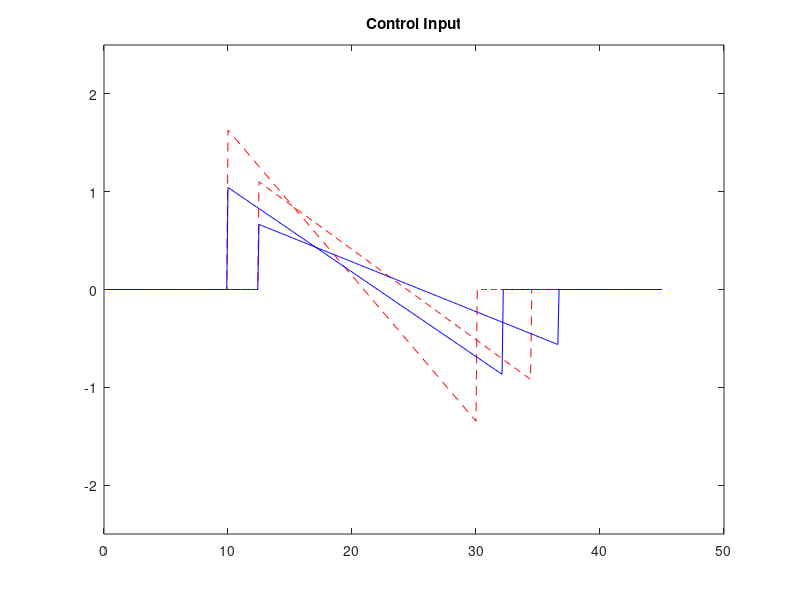

Source code (MATLAB):
clear

L = 400;
S = 30;
v0 = 13.4;
delta = 3;
t0 = [10 10 12.5 12.5];
n = length(t0);

tf = zeros(n,1);
% tf(1) = t0(1)+(L+S)/v0;
tf(1) = t0(1)+22;

for i = 2:4
    tf(i) = tf(i-1) + S/v0;
end

%%

pf = L+S;
vf = v0;
q_0 = zeros(4,4);
q_0(:,1) = [-t0(1)*v0 13.4 pf vf]';
q_0(:,2) = [-t0(2)*v0 13.4 pf vf]';
q_0(:,3) = [-t0(3)*13.4 13.4 pf vf]';
q_0(:,4) = [-t0(4)*13.4 13.4 pf vf]';
b = zeros(4,n);
for i = 1:4
    T = [0 0 0 1; 0 0 1 0;...
        tf(i)^3/6 tf(i)^2/2 tf(i) 1;...
        tf(i)^2/2 tf(i) 1 0];
    b(:,i) = T\q_0(:,i);
end

dt = 0.1;
tvec = 0:dt:45;
u = zeros(n,length(tvec)-1);
q = zeros(4,n,length(tvec));
for i=1:4
    q(:,i,1)=q_0(:,i);
end

for i=1:4
    for ti=0:length(tvec)-1
        t=tvec(ti+1);
        if ceil(q(1,i,ti+1)) < L && q(1,i,ti+1) >= 0 % if in ctrl/merg zones
            q(1,i,ti+2) = b(1,i)*t^3/6 + b(2,i)*t^2/2 + b(3,i)*t + b(4,i); % position
            q(2,i,ti+2) = b(1,i)*t^2/2 + b(2,i)*t + b(3,i); % veloc
            u(i,ti+1) = b(1,i)*t + b(2,i);
        else
            u(i,ti+1) = 0;
            q(1,i,ti+2) = q(1,i,ti+1)+dt*q(2,i,ti+1);
            q(2,i,ti+2) = v0;
        end
        q(3,i,ti+2) = pf;
        q(4,i,ti+2) = v0;
        T = [t^3/6 t^2/2 t 1; 
               t^2/2 t 1 0; 
               tf(i)^3/6 tf(i)^2/2 tf(i) 1;
               tf(i)^2/2 tf(i) 1 0];
        b(:,i) = T\q(:,i,ti+2);
    end
end

for i=1:length(tvec)
    p(:,i) = q(1,:,i);
    v(:,i) = q(2,:,i);
end

% close all

% figure(1)
% plot(tvec,p(1,:),'r--')
% hold all
% plot(tvec,p(2,:),'b')
% plot(tvec,p(3,:),'r--')
% plot(tvec,p(4,:),'b')
% ylim([0 450])
% 
% figure(2)
% plot(tvec,v(1,:),'r--')
% hold all
% plot(tvec,v(2,:),'b')
% plot(tvec,v(3,:),'r--')
% plot(tvec,v(4,:),'b')
% ylim([0 25])

figure(1)
plot(tvec,u(1,:),'r--')
hold all
plot(tvec,u(2,:),'b')
plot(tvec,u(3,:),'r--')
plot(tvec,u(4,:),'b')
title('Control Input')
ylim([-2.5 2.5])

%% Get Fuel Consumption

q0 = 0.1569;
q1 = 2.45*10^-2;
q2 = -7.415*10^-4;
q3 = 5.975*10^-5;
r0 = 0.07224;
r1 = 9.681*10^-2;
r2 = 1.075*10^-3;

fcruise = zeros(n,length(u)); % fuel consumed at constant speed
facc = zeros(n,length(t)); % fuel consumed due to acc
fv = zeros(n,length(t)); % total fuel consumed
cost = zeros(n,1); % total cost

for j=1:n
    for i=1:length(u)
        ti = tvec(i);
        fcruise(j,i) = q0 + q1*v(j,i) + q2*v(j,i)^2 + q3*v(j,i)^3;
        facc(j,i) = u(j,i)*(r0 + r1*v(j,i) + r2*v(j,i)^2);
        fv(j,i) = fcruise(j,i) + facc(j,i);
    end
    cost(j) = sum(fv(j,:));
end